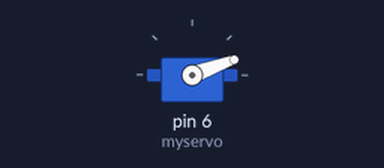
The sketch below on a simulated Arduino Uno, built with avr-gcc and run on an emulated ATmega328P. Shown: servo.

Above: at 2.05 s.
At 4.05 s:
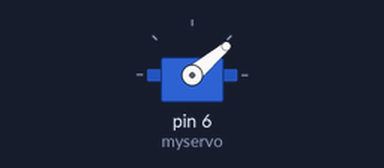
At 6.15 s:
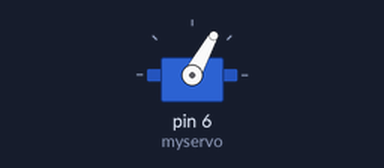
At 10.2 s:
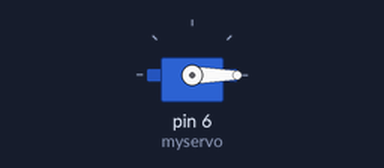
Timing chart, 0 to 11.7 s (numbered marks = the images above):
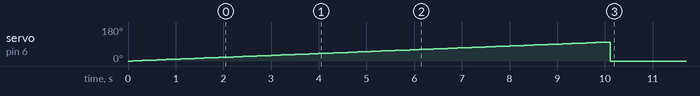

The sketch:

contious_servo.ino
```cpp
#include <Servo.h>
int i;
  int a=1;
Servo myservo;
void setup(){


 myservo.attach(6);
}

void loop() {
 if(a==1){
  for(i=0;i<=100;i++)
 { myservo.write(i);
  delay(100);}
  for(i=0;i<=100;i++)
 { myservo.write(-i);
  delay(20);}}

  digitalWrite(10,HIGH);
  digitalWrite(11,HIGH);
  digitalWrite(12,HIGH);
  delay(4000);
 a=2;
  // put your main code here, to run repeatedly:

}
```

Measured:
- by itself, servo on pin 6 (myservo): rises from 0° to 100° in 9.9 s, then falls to 0° in 0.10 s
